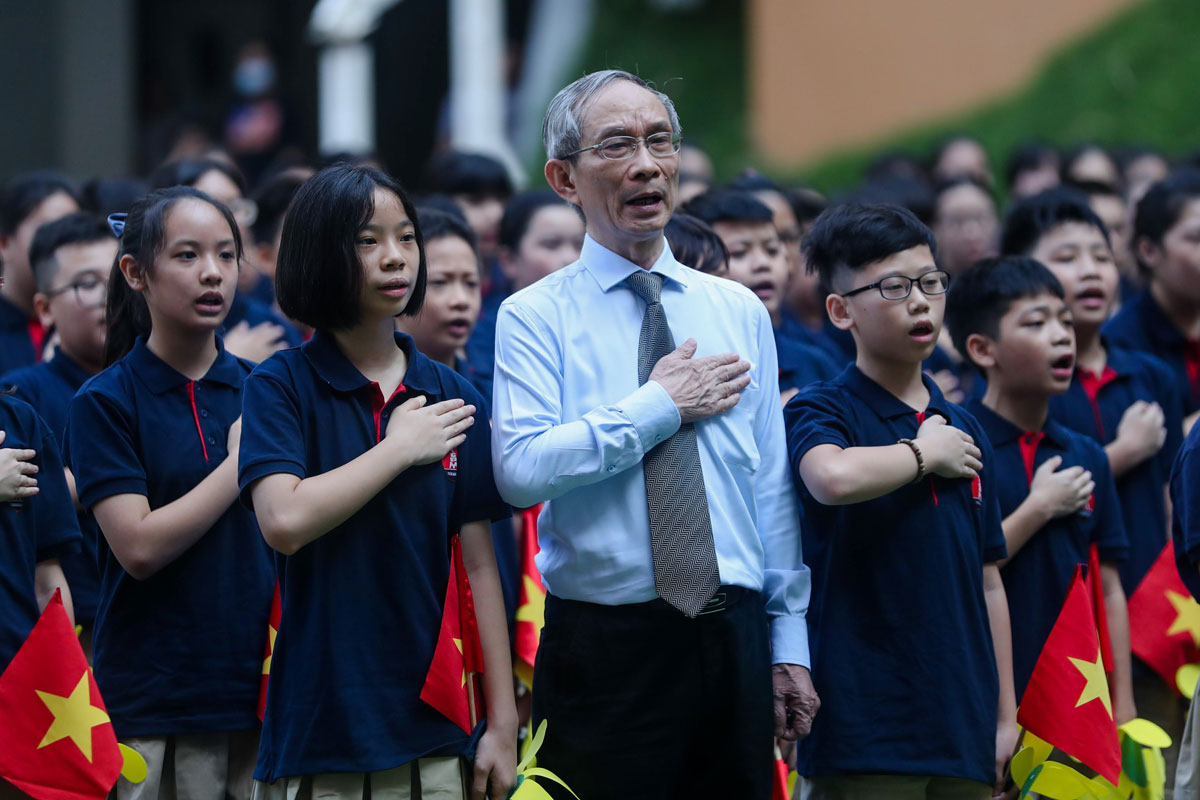
#> input picture Lession4/examples/hocsinh.jpg, 1200 x 800 px, found by its file name
$ python detect_face.py
#> lines starting #> are read from the running program, lines starting #| are printed output that depends on the picture; after the words box and inside, x2 and y2 are one past the last pixel; in counts of white or black regions, pixels touching at a corner belong together
import cv2
import numpy as np

img = cv2.imread('/home/ai/Desktop/AI-KIT/Lession4/examples/hocsinh.jpg')
#> img is the input picture: shape (800, 1200, 3); mean B, G, R 76.3, 66.4, 66.8

classifier = cv2.CascadeClassifier('/home/ai/Desktop/AI-KIT/Lession4/models/haarcascade_frontalface_default.xml')

boxes = classifier.detectMultiScale(img)
#> boxes = [[349, 208, 86, 86], [411, 248, 91, 91], [923, 186, 83, 83], [150, 206, 121, 121], [716, 219, 83, 83], [1040, 220, 96, 96], [858, 244, 108, 108], [568, 90, 140, 140]]

for box in boxes:
	x,y,width,height = box
	x2,y2 = x + width, y + height
	cv2.rectangle(img,(x,y),(x2,y2), (0,255,255), 1)
#> this loop made 8 passes
#> (x, y, width, height, x2, y2) on passes 1 to 8: (349, 208, 86, 86, 435, 294), (411, 248, 91, 91, 502, 339), (923, 186, 83, 83, 1006, 269), (150, 206, 121, 121, 271, 327), (716, 219, 83, 83, 799, 302), (1040, 220, 96, 96, 1136, 316), (858, 244, 108, 108, 966, 352), (568, 90, 140, 140, 708, 230)
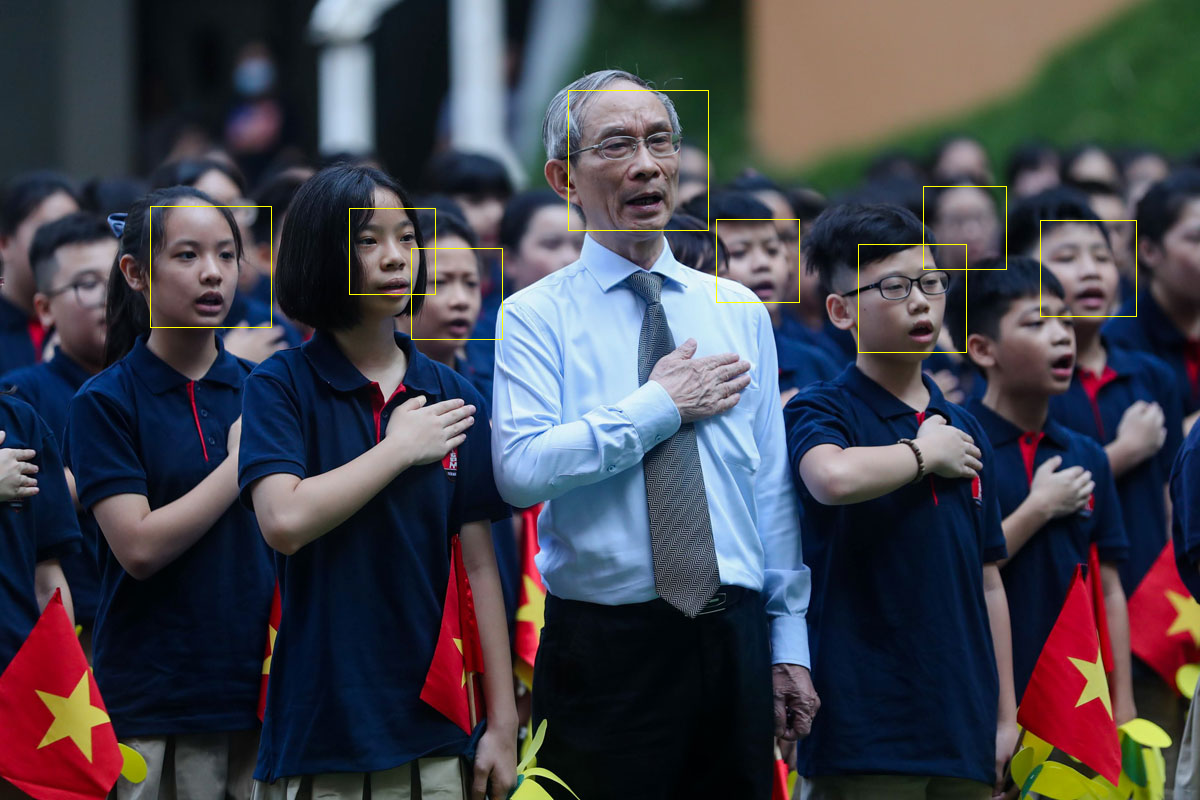
#> img: shape (800, 1200, 3); 0.34% of pixels changed, all inside (x1, y1, x2, y2) = (150, 90, 1137, 353)
cv2.imshow('face detection',img)
cv2.waitKey(0)
cv2.destroyAllWindows()

$ run again, with Lession4/examples/Obama.jpg copied over Lession4/examples/hocsinh.jpg
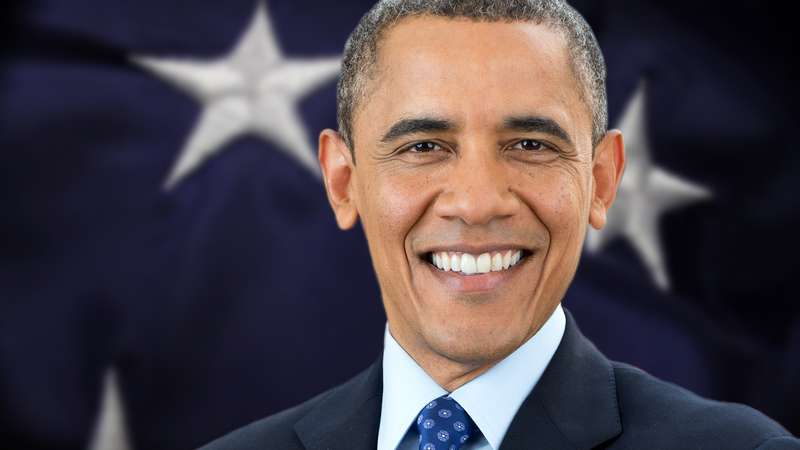
#> input picture Lession4/examples/Obama.jpg, 800 x 450 px, found by its file name
#> img is the input picture: shape (450, 800, 3); mean B, G, R 73.5, 66.5, 76
#> boxes = [[334, 31, 287, 287]]
#> the loop `for box in boxes:` made 1 pass
#> (x, y, width, height, x2, y2) on pass 1: (334, 31, 287, 287, 621, 318)
#> after the loop `for box in boxes:`:
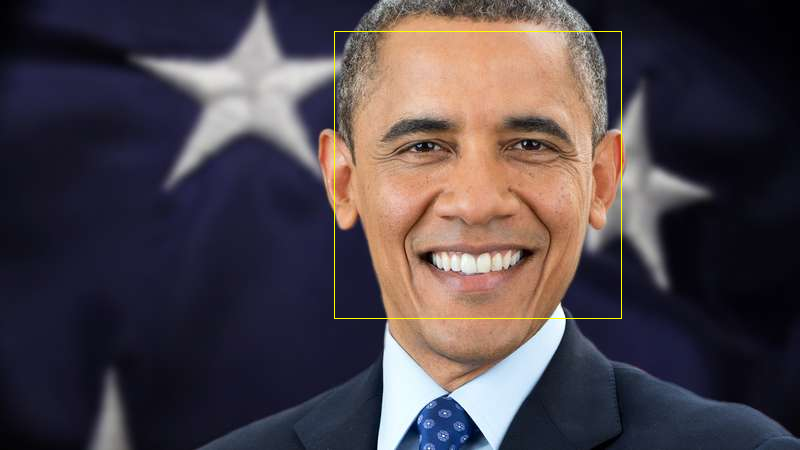
#> img: shape (450, 800, 3); 0.32% of pixels changed, all inside (x1, y1, x2, y2) = (334, 31, 622, 319)

$ run again, with Lession4/examples/00000.png saved as Lession4/examples/hocsinh.jpg
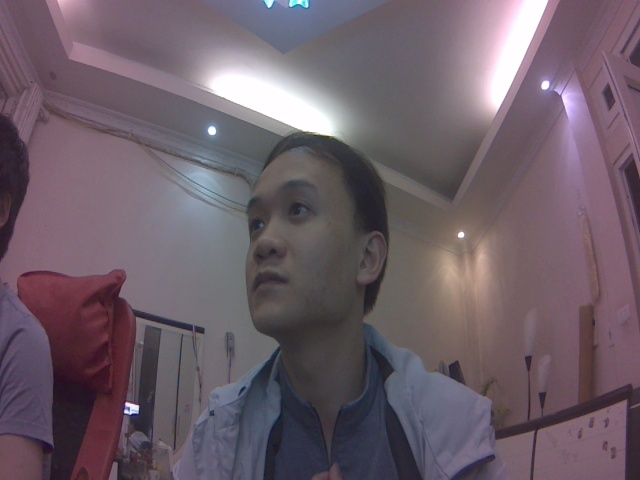
#> input picture Lession4/examples/00000.png, 640 x 480 px, found by its file name
#> img is the input picture: shape (480, 640, 3); mean B, G, R 104.2, 94, 108.4
#> boxes = [[194, 152, 160, 160]]
#> the loop `for box in boxes:` made 1 pass
#> (x, y, width, height, x2, y2) on pass 1: (194, 152, 160, 160, 354, 312)
#> after the loop `for box in boxes:`:
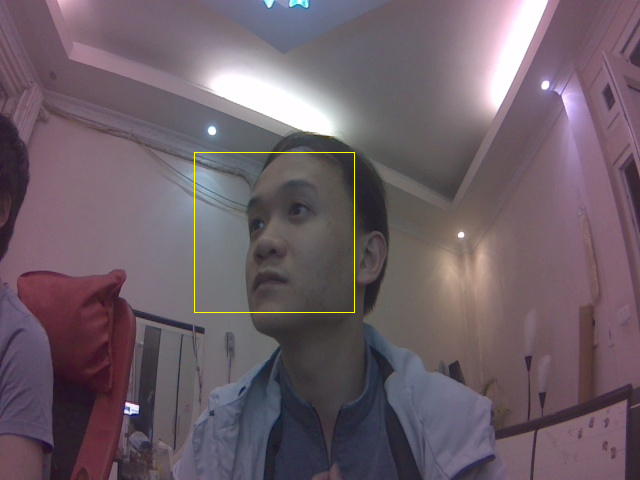
#> img: shape (480, 640, 3); 0.21% of pixels changed, all inside (x1, y1, x2, y2) = (194, 152, 355, 313)
